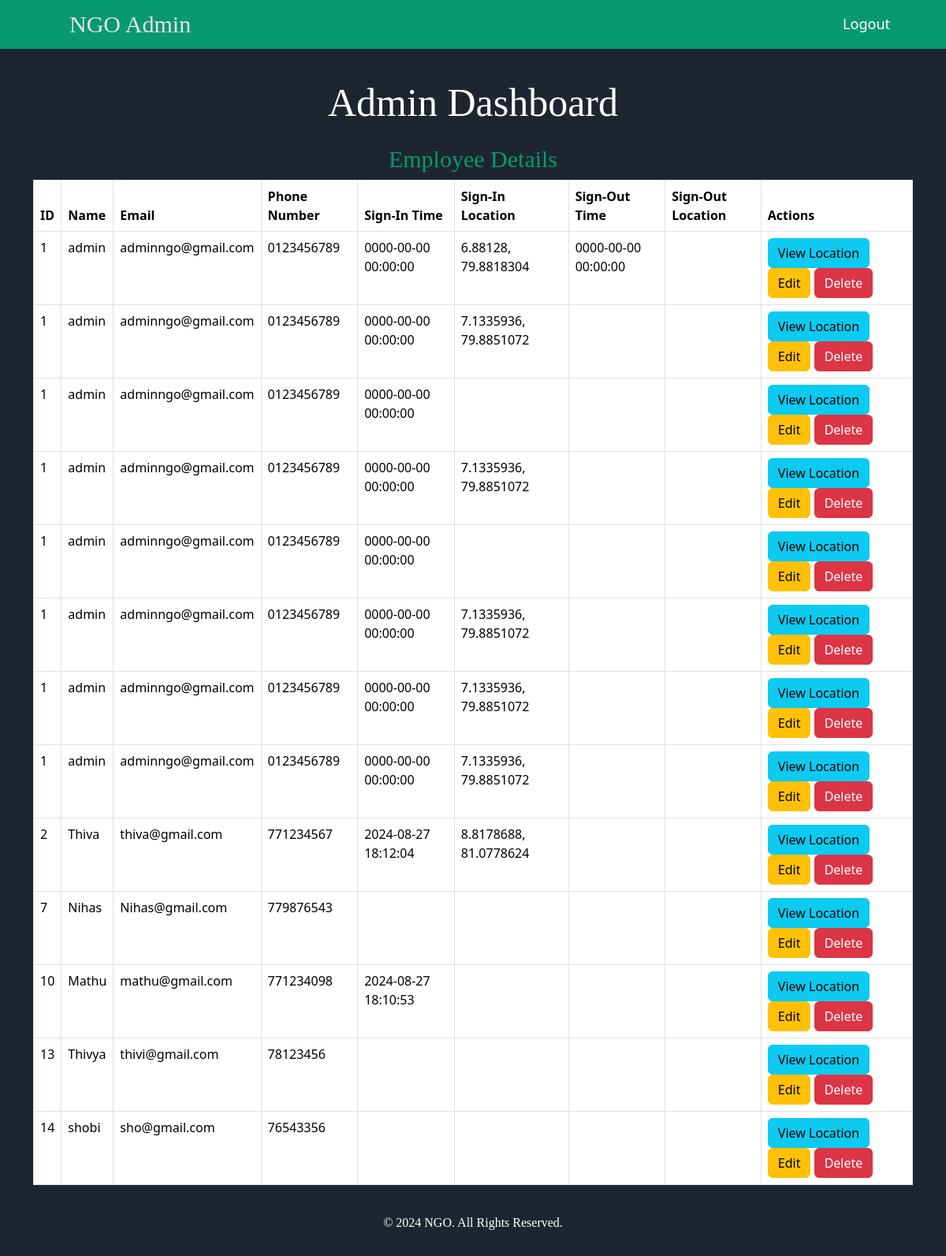
The app's page /admin/admin_dashboard.php (signed in), older data.
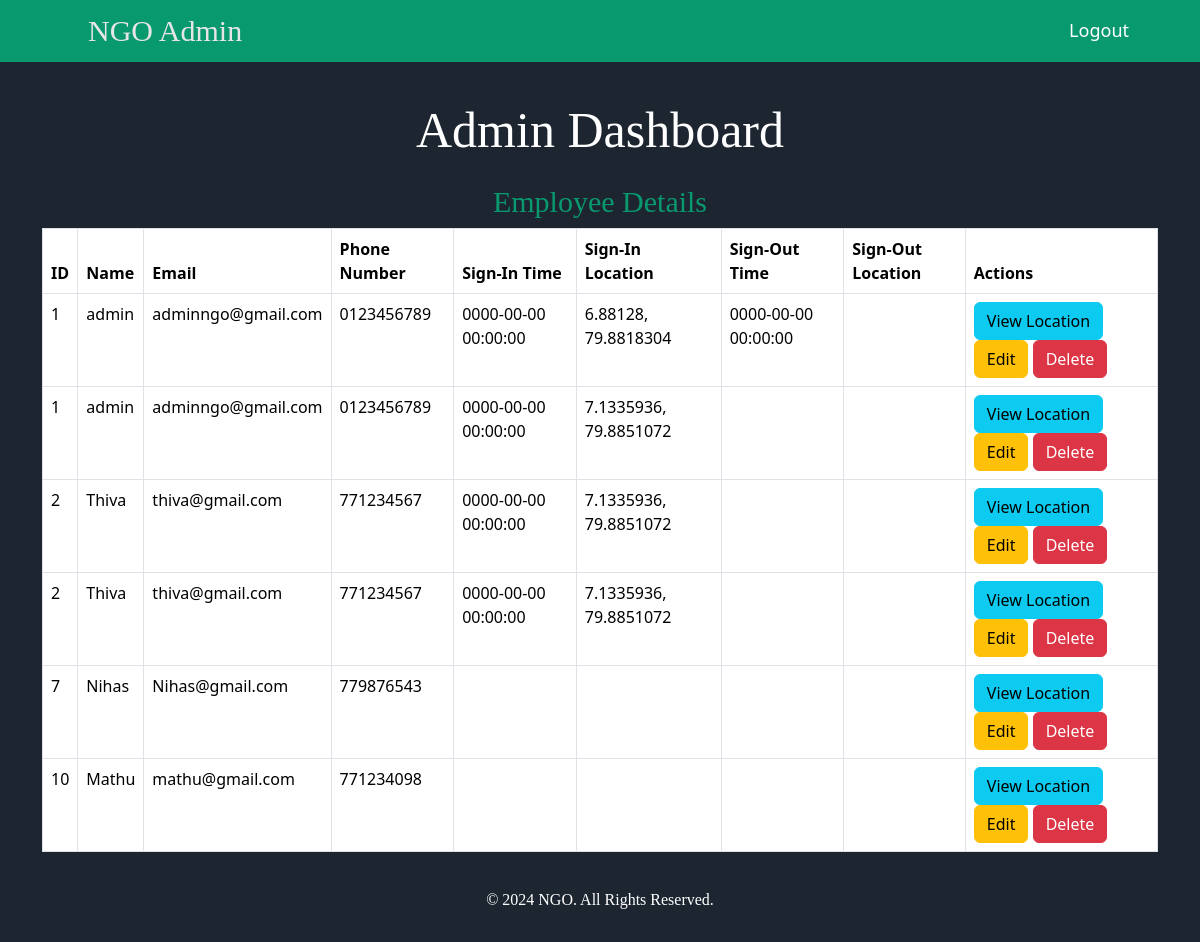
The same page, newer data.
### tables this page shows
CREATE TABLE `employees` (
  `id` int(11) NOT NULL,
  `name` varchar(100) NOT NULL,
  `email` varchar(100) NOT NULL,
  `phone_number` varchar(10) NOT NULL,
  `password` varchar(200) NOT NULL,
  `status` tinyint(1) NOT NULL DEFAULT 1
);

### admin/admin_dashboard.php (the view, shortened to what this page needs)
<?php
include('admin_header.php');
include('../db_connect.php');
$employeeQuery = "
    SELECT e.id, e.name, e.email, e.phone_number,
           et.sign_in_time, et.sign_in_location,
           et.sign_out_time, et.sign_out_location
    FROM employees e
    LEFT JOIN (
        SELECT employee_id, sign_in_time, sign_in_location, sign_out_time, sign_out_location
        FROM employee_tracking
        WHERE (employee_id, sign_in_time) IN (
            SELECT employee_id, MAX(sign_in_time)
            FROM employee_tracking
            GROUP BY employee_id
        )
    ) et ON e.id = et.employee_id
    ORDER BY e.id ASC";
$employeeResult = $conn->query($employeeQuery);
?>
<div class="container mt-5">
    <h2 class="text-center">Admin Dashboard</h2>
    <h3 class="mt-4">Employee Details</h3>
    <div class="table-responsive">
        <table class="table table-bordered">
            <thead>
                <tr>
                    <th>ID</th>
                    <th>Name</th>
                    <th>Email</th>
                    <th>Phone Number</th>
                    <th>Sign-In Time</th>
                    <th>Sign-In Location</th>
                    <th>Sign-Out Time</th>
                    <th>Sign-Out Location</th>
                    <th>Actions</th>
                </tr>
            </thead>
            <tbody>
                <?php if ($employeeResult->num_rows > 0) { ?>
                    <?php while ($employee = $employeeResult->fetch_assoc()) { ?>
                        <tr>
                            <td><?php echo htmlspecialchars($employee['id']); ?></td>
                            <td><?php echo htmlspecialchars($employee['name']); ?></td>
                            <td><?php echo htmlspecialchars($employee['email']); ?></td>
                            <td><?php echo htmlspecialchars($employee['phone_number']); ?></td>
                            <td><?php echo htmlspecialchars($employee['sign_in_time']); ?></td>
                            <td><?php echo htmlspecialchars($employee['sign_in_location']); ?></td>
                            <td><?php echo htmlspecialchars($employee['sign_out_time']); ?></td>
                            <td><?php echo htmlspecialchars($employee['sign_out_location']); ?></td>
                            <td>
                                <a href="view_location.php?id=<?php echo htmlspecialchars($employee['id']); ?>" class="btn btn-info">View Location</a>
                                <a href="employee_edit.php?id=<?php echo $employee['id']; ?>" class="btn btn-warning">Edit</a>
                                <a href="employee_delete.php?id=<?php echo $employee['id']; ?>" class="btn btn-danger" onclick="return confirm('Are you sure you want to delete this employee?');">Delete</a>
                            </td>
                        </tr>
                    <?php } ?>
                <?php } else { ?>
                    <tr>
                        <td colspan="9" class="text-center">No employees found matching the criteria.</td>
                    </tr>
                <?php } ?>
            </tbody>
        </table>
    </div>
</div>
<?php
include('admin_footer.php');
?>

### admin/admin_header.php (shortened to what this page needs)
<!DOCTYPE html>
<html lang="en">
<head>
    <link href="https://cdn.jsdelivr.net/npm/bootstrap@5.3.3/dist/css/bootstrap.min.css" rel="stylesheet">
</head>
<body>
    <nav class="navbar navbar-expand-lg">
        <div class="container-fluid">
            <span class="navbar-brand">NGO Admin</span>
            <div class="collapse navbar-collapse justify-content-end" id="navbarNav">
                <ul class="navbar-nav">
                    <li class="nav-item">
                        <a class="nav-link" href="admin_logout.php">Logout</a>
                    </li>
                </ul>
            </div>
        </div>
    </nav>

### admin/admin_footer.php
<footer style="text-align: center; padding: 10px; background-color: #1d2630;">
    <p>&copy; <?php echo date("Y"); ?> NGO. All Rights Reserved.</p>
</footer>
</body>
</html>

### admin/admin_header.php (style rules this page uses)
body { background-color: #1d2630; }
.navbar { margin-bottom: 50px; background-color: rgb(9, 153, 110); position: fixed; padding: 0.5rem 1rem; line-height: 1.2; top: 0; width: 100%; z-index: 1000; }
.navbar-brand { margin-left: 60px; font-size: 30px; color: rgb(230, 230, 230); font-family: 'Georgia', serif; pointer-events: none; }
.nav-item { margin-right: 35px; font-size: 18px; color: white; }
.container { margin-top: 100px; }
h2 { color: white; text-align: center; font-family: 'Georgia', serif; font-size: 50px; margin-bottom: 20px; margin-top: 10px; }
h3 { color: rgb(9, 153, 110); text-align: center; font-family: 'Georgia', serif; font-size: 30px; }
.nav-link { color: white; padding: 8px 16px; border-radius: 5px; }
p { color: white; text-align: center; font-family: 'Georgia', serif; font-size: 16px; margin-bottom: 20px; margin-top: 10px; }

Row changes from the older to the newer data that the page shows:
no longer on one of the page's lists (row unchanged): employees: id "1", name "admin", email "adminngo@gmail.com", phone_number "0123456789"
removed employees: id "13", name "Thivya", email "thivi@gmail.com", phone_number "78123456"
removed employees: id "14", name "shobi", email "sho@gmail.com", phone_number "76543356"
now on one of the page's lists (row unchanged): employees: id "2", name "Thiva", email "thiva@gmail.com", phone_number "771234567"
computed for employees "Thiva": sign_in_time "2024-08-27 18:12:04" → "0000-00-00 00:00:00"; sign_in_location "8.8178688, 81.0778624" → "7.1335936, 79.8851072"
shown differently, row unchanged: employees "Mathu": sign_in_time "2024-08-27 18:10:53" → (not shown)
